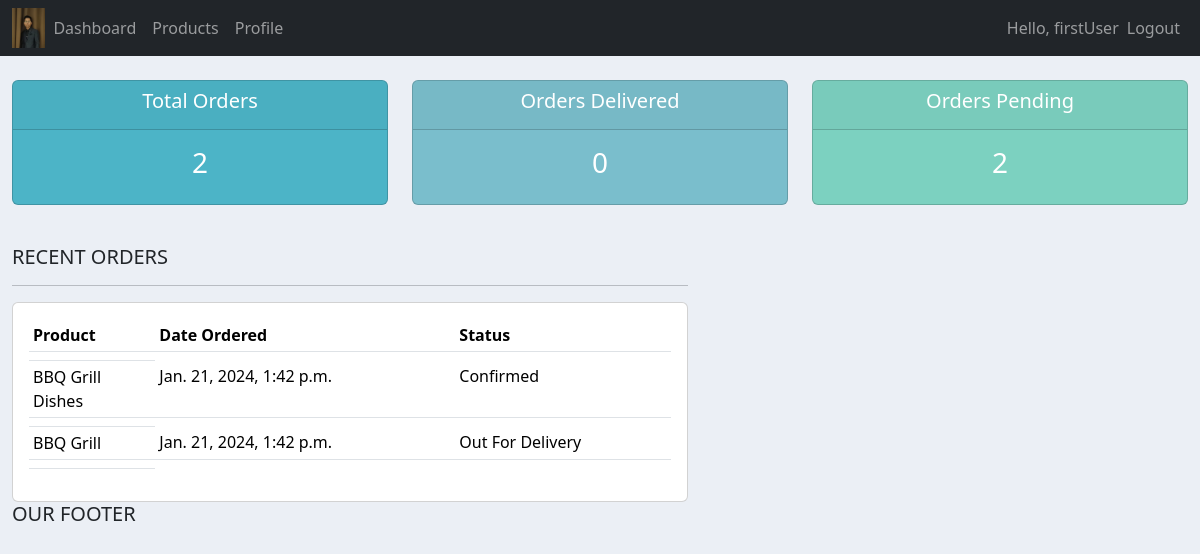
The page /customer_page/ (signed in) on the database its author committed.
### accounts/models.py (models this page shows, shortened)
class Product(models.Model):
    CATEGORY = [
            ('Indoor','Indoor'),
            ('Outdoor','Outdoor')
            ]
    name = models.CharField(max_length=200,null=True)
    price = models.FloatField(null=True)
    category = models.CharField(max_length=200,null=True,choices=CATEGORY)
    date_created = models.DateTimeField(auto_now_add=True,null=True)
    description = models.CharField(max_length=200,null=True,blank=True)
    tag = models.ManyToManyField(Tag)

class Order(models.Model):
    STATUS = [
            ('Confirmation Pending','Confirmation Pending'),
            ('Confirmed','Confirmed'),
            ('Shipped','Shipped'),
            ('In Transit','In Transit'),
            ('Out For Delivery','Out For Delivery'),
            ('Delivered','Delivered')
            ]
    customer = models.ForeignKey(Customer,null=True,on_delete=models.SET_NULL)
    product = models.ManyToManyField(Product)
    date_created = models.DateTimeField(auto_now_add=True,null=True)
    status = models.CharField(max_length=200,null=True,choices=STATUS,default='Confirmation Pending')

### users/decorators.py (the view)
        def wrapper_func(request,*args,**kwargs):
            groups = request.user.groups.all()
            for group in groups :
                if group.name in allowed_roles :
                    return view_func(request,*args,**kwargs)
            return HttpResponse(render(request,'users/unauthorised.html'),status=401)

### accounts/views.py (called while the page is built)
@login_required
@allowed_users(['Customer'])
def home_customer(request):
    orders = []
    orders = Order.objects.filter(customer__user=request.user)
    total_orders = orders.count()
    orders_delivered = orders.filter(status='Delivered').count()
    orders_pending = orders.exclude(status='Delivered').count()
    context = {
            'orders' : orders,
            'total_orders_count' : total_orders,
            'orders_delivered_count' : orders_delivered,
            'orders_pending_count' : orders_pending,
    }
    return render(request,'accounts/customer_dashboard.html',context)

### accounts/templates/accounts/customer_dashboard.html
{% extends 'accounts/main.html' %}
{% block body %}
{% include 'accounts/status.html' %}
<br>
<div class="row">
  <div class="col-md-7">
    <h5>RECENT ORDERS</h5>
    <hr>
    <div class="card card-body">
      <table class="table table-sm">
        <tr>
          <th>Product</th>
          <th>Date Ordered</th>
          <th>Status</th>
        </tr>
        <tr><th></th></tr>
        {% for order in orders %}
            <tr>
              <td>
                {% for product in order.product.all %}
                    {{ product.name }}
                    <br>
                {% endfor %}
              </td>
              <td>{{ order.date_created }}</td>
              <td>{{ order.status }}</td>
            </tr>
            <tr><th></th></tr>
        {% endfor %}
      </table>
    </div>
  </div>
</div>
{% endblock %}

### accounts/templates/accounts/navbar.html (shortened to what this page needs)
{% load static %}
<nav class="navbar navbar-expand-lg navbar-dark bg-dark">
  <div class="container-fluid">
    <img src="{% static 'images/my_image.jpeg' %}" alt="" height="40px">
    <div class="collapse navbar-collapse" id="navbarNav">
      <ul class="navbar-nav">
            <li class="nav-item">
              <a class="nav-link" aria-current="page" href="{% url 'home' %}">Dashboard</a>
            </li>
            <li class="nav-item">
              <a class="nav-link" href="{% url 'products' %}">Products</a>
            </li>
            <li class="nav-item">
              <a class="nav-link" href="{% url 'customer_profile' %}">Profile</a>
            </li>
      </ul>
      <ul class="navbar-nav ms-auto">
        <span class="navbar-text">
          Hello, {{ user.username }}
        </span>
        <li class="nav-item">
          <a class="nav-link" href="{% url 'logout' %}">Logout</a>
        </li>
      </ul>
    </div>
  </div>
</nav>

### static/css/main.css (style rules this page uses)
body { background-color: #ebeff5; }

### rows shown on the page
Order: date_created "Jan. 21, 2024, 1:42 p.m.", status "Confirmed"
Product: name "BBQ Grill"
Product: name "Dishes"
Order: date_created "Jan. 21, 2024, 1:42 p.m.", status "Out For Delivery"

### other values the page prints
{{ user.username }} "firstUser"
{{ total_orders_count }} "2"
{{ orders_delivered_count }} "0"
{{ orders_pending_count }} "2"
